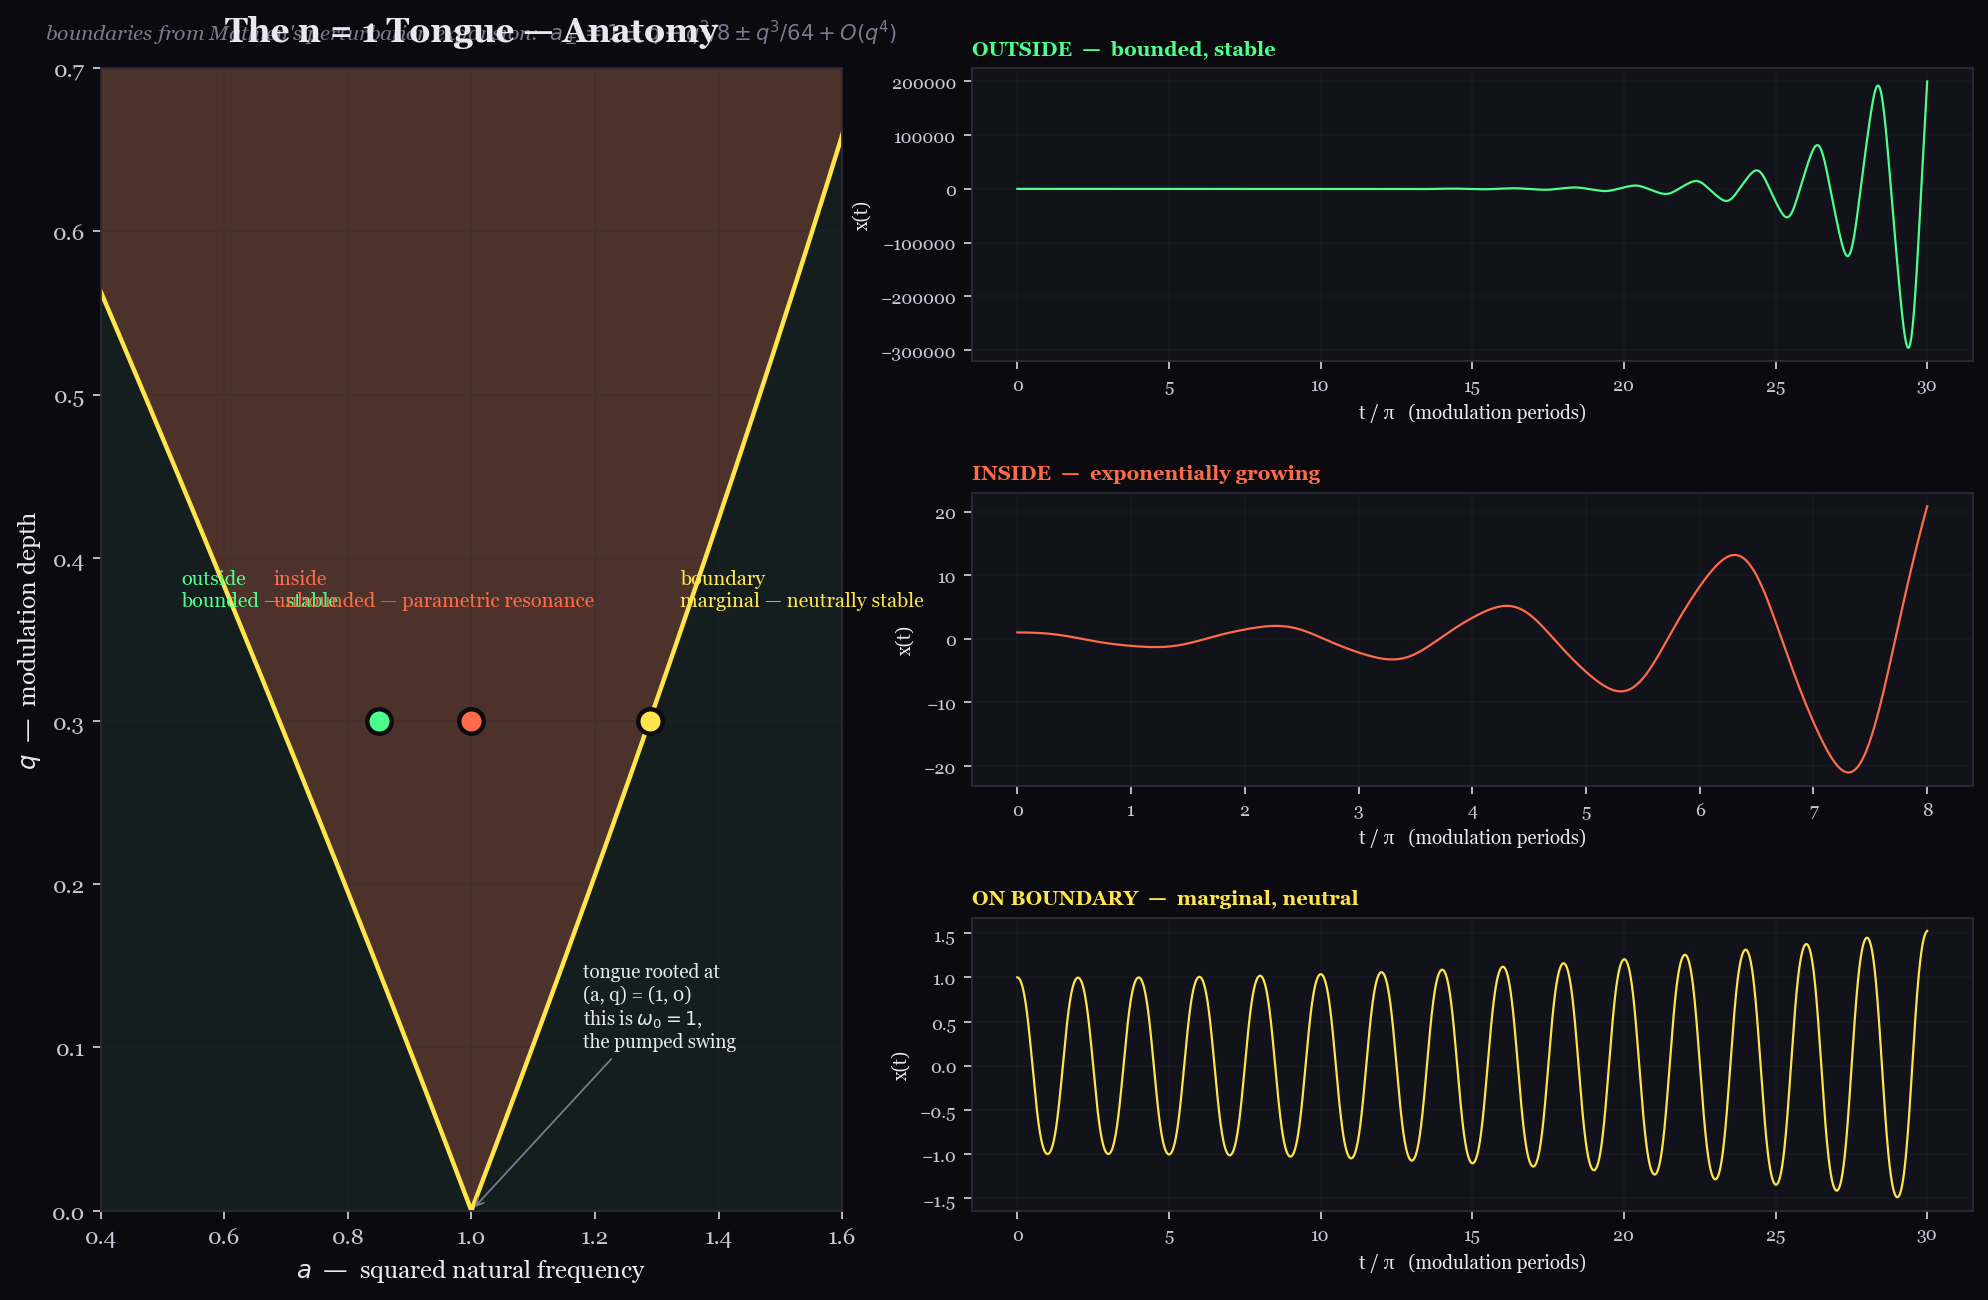

Reproduce this figure in Python.
"""
07_tongue_anatomy.py — generate static/07_tongue_anatomy.png.

Teaching purpose: zoom into the n=1 tongue (rooted at a=1 on the q=0
axis), draw its boundary curves analytically, label the three regions
unambiguously: bounded outside, unbounded inside, marginal on the
boundary. Three small inset traces show one time-series example from
each region.

The boundaries of the n=1 tongue at small q come from Mathieu's
classical perturbation expansion. The two leading-order forms are:

    a_minus(q) = 1 - q - q^2/8 + q^3/64 - O(q^4)
    a_plus(q)  = 1 + q - q^2/8 - q^3/64 - O(q^4)

These split the (a, q) plane near a=1 into "outside the tongue"
(stable, a < a_minus or a > a_plus) and "inside" (unstable). The
boundaries themselves are MARGINAL — solutions are bounded but do
not decay.

Inside the tongue the linearized solution grows exponentially. Real
audio implementations cap that growth with saturation (tanh in
Stage 1).
"""

import sys, os
sys.path.insert(0, os.path.join(os.path.dirname(__file__), "..", "python"))

import numpy as np
import matplotlib.pyplot as plt
from matplotlib.patches import FancyArrowPatch
from mathieu_core import PALETTE, apply_dark_style, integrate_mathieu


def a_minus(q):
    return 1.0 - q - q**2/8.0 + q**3/64.0


def a_plus(q):
    return 1.0 + q - q**2/8.0 - q**3/64.0


def main(out_png):
    apply_dark_style(plt)

    fig = plt.figure(figsize=(13, 8.5), dpi=160)
    gs = fig.add_gridspec(3, 4, width_ratios=[3, 1, 1, 1],
                          hspace=0.45, wspace=0.35,
                          left=0.07, right=0.97, top=0.92, bottom=0.08)
    ax = fig.add_subplot(gs[:, 0])

    qs = np.linspace(0.0, 0.8, 400)
    aL = a_minus(qs)
    aR = a_plus(qs)

    # Fill the inside of the tongue with the unstable color.
    ax.fill_betweenx(qs, aL, aR, color=PALETTE["unstable"], alpha=0.25,
                     label="Inside — unbounded")
    # Fill outside with the stable color.
    a_full = np.linspace(0.4, 1.6, 200)
    Q, A = np.meshgrid(qs, a_full, indexing='ij')
    inside = (A > a_minus(Q)[:, None]) & (A < a_plus(Q)[:, None])
    # Background stable wash (just a tinted rect — the unstable region
    # is then redrawn on top).
    ax.axvspan(0.4, 1.6, ymin=0, ymax=1, color=PALETTE["stable"], alpha=0.05)

    # Boundary lines.
    ax.plot(aL, qs, color=PALETTE["marginal"], lw=2.0,
            label="boundary (analytical)")
    ax.plot(aR, qs, color=PALETTE["marginal"], lw=2.0)

    # Sample points: outside, inside, on-boundary.
    sample_pts = [
        (0.85, 0.30, "outside\nbounded — stable", PALETTE["stable"]),
        (1.00, 0.30, "inside\nunbounded — parametric resonance", PALETTE["unstable"]),
        (a_plus(0.30), 0.30, "boundary\nmarginal — neutrally stable",
         PALETTE["marginal"]),
    ]
    for a, q, lbl, col in sample_pts:
        ax.plot(a, q, marker='o', ms=11, mfc=col, mec=PALETTE["bg"],
                mew=2, zorder=10)
        offset_x = 0.05 if a > 1.0 else -0.32
        ax.annotate(lbl, xy=(a, q), xytext=(a + offset_x, q + 0.07),
                    color=col, fontsize=9, ha='left' if a > 1.0 else 'left',
                    zorder=11)

    # Axes & labels.
    ax.set_xlim(0.4, 1.6); ax.set_ylim(0, 0.7)
    ax.set_xlabel(r"$a$  —  squared natural frequency", fontsize=11)
    ax.set_ylabel(r"$q$  —  modulation depth", fontsize=11)
    ax.set_title("The n = 1 Tongue — Anatomy",
                 fontsize=15, fontweight='bold', pad=12)
    ax.text(0.5, 1.018,
            "boundaries from Mathieu's perturbation expansion:  "
            r"$a_\pm = 1 \pm q - q^2/8 \pm q^3/64 + O(q^4)$",
            transform=ax.transAxes, ha='center', va='bottom',
            color=PALETTE["text_dim"], fontsize=9.5, style='italic')
    ax.grid(alpha=0.15)

    # Tongue-tip annotation.
    ax.annotate("tongue rooted at\n"
                "(a, q) = (1, 0)\n"
                r"this is $\omega_0 = 1$,"
                "\nthe pumped swing",
                xy=(1.0, 0.0), xytext=(1.18, 0.1),
                color=PALETTE["text_bright"], fontsize=8.5,
                arrowprops=dict(arrowstyle='->', color=PALETTE["text_dim"],
                                lw=0.8))

    # Three inset time-series traces, stacked on the right.
    inset_axes = [fig.add_subplot(gs[i, 1:]) for i in range(3)]

    # Choose three (a, q) cleanly inside each region.
    inset_specs = [
        (0.85, 0.30, "OUTSIDE  —  bounded, stable",
         PALETTE["stable"], 30),
        (1.00, 0.30, "INSIDE  —  exponentially growing",
         PALETTE["unstable"], 8),
        (a_plus(0.30) - 0.001, 0.30,
         "ON BOUNDARY  —  marginal, neutral",
         PALETTE["marginal"], 30),
    ]
    for ax_i, (a, q, lbl, col, n_periods) in zip(inset_axes, inset_specs):
        t, x, v = integrate_mathieu(a, q, x0=1.0, v0=0.0,
                                    n_periods=n_periods,
                                    steps_per_period=300)
        # For the inside-tongue case clip to a max amplitude so the
        # plot stays readable.
        if "INSIDE" in lbl:
            x = np.clip(x, -200, 200)
        ax_i.plot(t / np.pi, x, color=col, lw=1.0)
        ax_i.set_ylabel("x(t)", fontsize=8.5)
        ax_i.set_xlabel("t / π   (modulation periods)", fontsize=8.5)
        ax_i.set_title(lbl, fontsize=9, color=col, loc='left',
                       fontweight='bold')
        ax_i.grid(alpha=0.2)
        ax_i.tick_params(labelsize=8)

    fig.savefig(out_png, dpi=160, bbox_inches='tight',
                facecolor=PALETTE["bg"])
    print(f"wrote {out_png}")


if __name__ == "__main__":
    main(os.path.join(os.path.dirname(__file__), "07_tongue_anatomy.png"))
